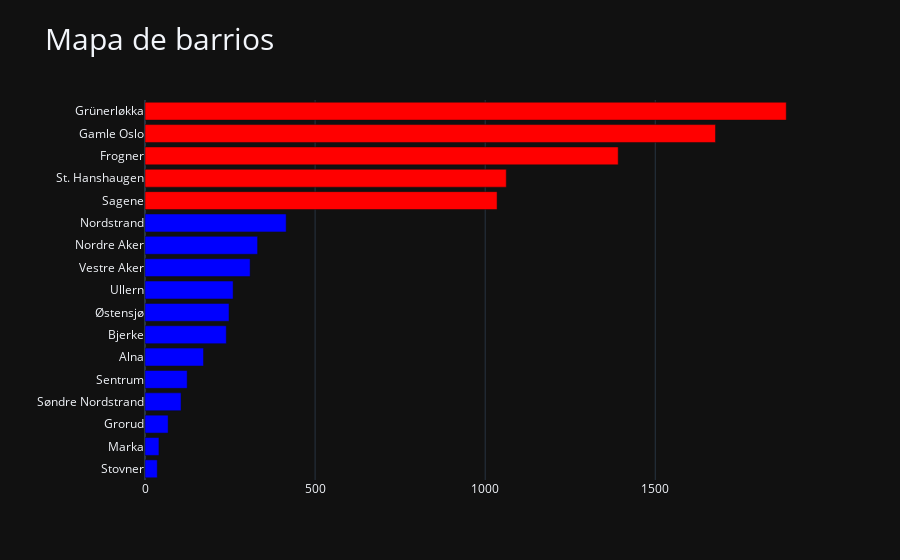

The notebook cell this image was saved under:
### Markdown cell above
### 2.1 Mapa de barrios

### Code cell
feq=listings['neighbourhood'].value_counts().sort_values(ascending=True)
fig = px.bar(feq, orientation="h", title="Mapa de barrios", template="plotly_dark")
fig.data[0].marker.color = ['blue'] * 12 + ['red'] * (len(feq) - 12)
fig.update_xaxes(title_text='')
fig.update_yaxes(title_text='')
fig.update_layout(showlegend=False)
fig.update_layout(title_font_size=30)


fig.show()

### Figure 1 — Plotly figure (JSON) as saved in the notebook; plotly's stock layout.template omitted (floating-point values rounded to 4 significant figures)
{"data": [{"alignmentgroup": "True", "hovertemplate": "variable=count<br>value=%{x}<br>neighbourhood=%{y}<extra></extra>", "legendgroup": "count", "marker": {"color": ["blue", "blue", "blue", "blue", "blue", "blue", "blue", "blue", "blue", "blue", "blue", "blue", "red", "red", "red", "red", "red"], "pattern": {"shape": ""}}, "name": "count", "offsetgroup": "count", "orientation": "h", "showlegend": true, "textposition": "auto", "type": "bar", "x": [36, 41, 68, 106, 124, 172, 239, 247, 259, 309, 331, 415, 1035, 1062, 1391, 1677, 1885], "xaxis": "x", "y": ["Stovner", "Marka", "Grorud", "Søndre Nordstrand", "Sentrum", "Alna", "Bjerke", "Østensjø", "Ullern", "Vestre Aker", "Nordre Aker", "Nordstrand", "Sagene", "St. Hanshaugen", "Frogner", "Gamle Oslo", "Grünerløkka"], "yaxis": "y"}], "layout": {"barmode": "relative", "legend": {"title": {"text": "variable"}, "tracegroupgap": 0}, "showlegend": false, "title": {"font": {"size": 30}, "text": "Mapa de barrios"}, "xaxis": {"anchor": "y", "domain": [0, 1], "title": {"text": ""}}, "yaxis": {"anchor": "x", "domain": [0, 1], "title": {"text": ""}}}}
